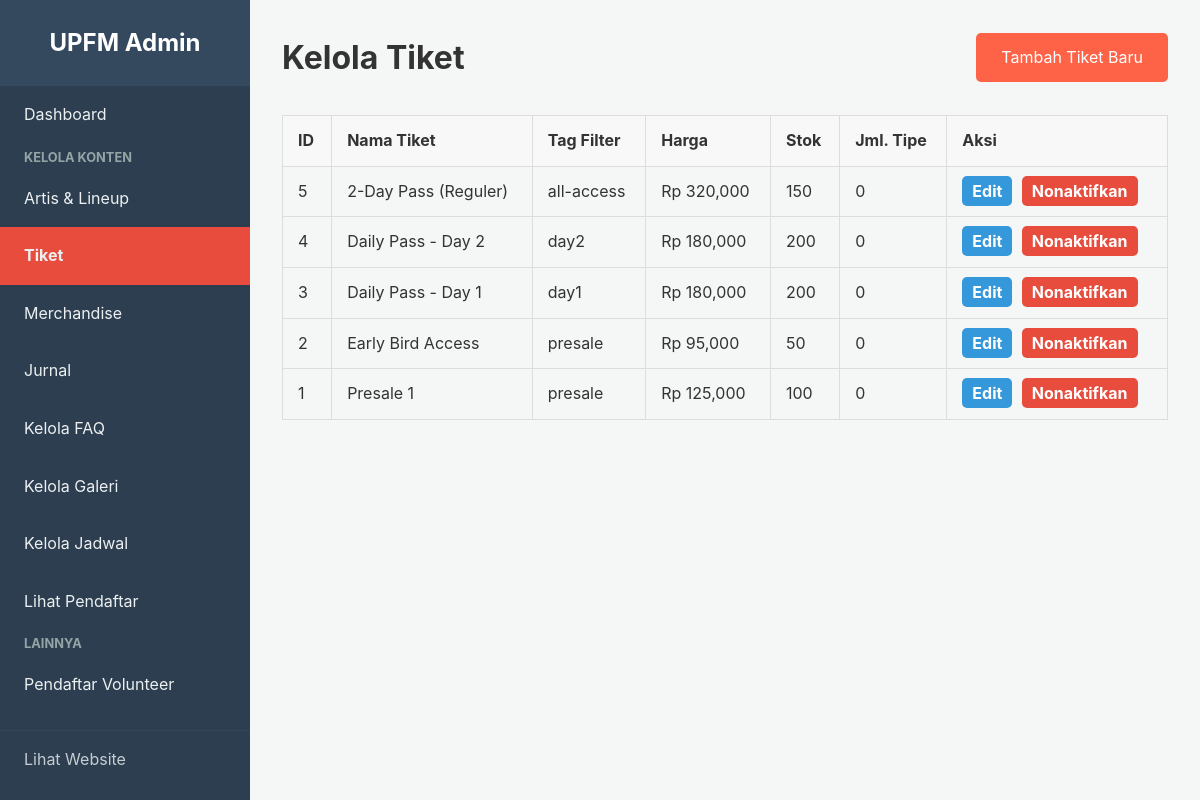
The page /admin/kelola_tiket.php (signed in) on the database its author committed.
### tables this page shows
CREATE TABLE `tickets` (
  `id` int(11) NOT NULL,
  `category_name` varchar(100) NOT NULL COMMENT 'Contoh: Presale 1, VIP, Daily Pass',
  `filter_tag` varchar(50) NOT NULL,
  `price` decimal(10,2) NOT NULL,
  `quantity_available` int(11) NOT NULL,
  `description` text DEFAULT NULL
);

### admin/kelola_tiket.php (the view, shortened to what this page needs)
<?php
require_once '../includes/db.php';
$sql = "SELECT t.*, COUNT(tt.id) AS type_count
        FROM tickets t
        LEFT JOIN ticket_types tt ON t.id = tt.ticket_id
        GROUP BY t.id
        ORDER BY t.id DESC";
$tickets = $conn->query($sql)->fetch_all(MYSQLI_ASSOC);
?>
<!DOCTYPE html>
<html lang="id">
<head>
    <link rel="stylesheet" href="../assets/css/style.css">
    <link rel="stylesheet" href="../assets/css/admin_styles.css">
</head>
<body>
<div class="admin-wrapper">
    <?php require_once '../includes/admin_sidebar.php'; ?>
    <div class="admin-main-content">
        <div class="admin-header">
            <h1 class="page-main-title">Kelola Tiket</h1>
            <a href="edit_tiket.php" class="btn-standard">Tambah Tiket Baru</a>
        </div>
        <table class="admin-table">
            <thead>
                <tr>
                    <th>ID</th>
                    <th>Nama Tiket</th>
                    <th>Tag Filter</th>
                    <th>Harga</th>
                    <th>Stok</th>
                    <th>Jml. Tipe</th> <th>Aksi</th>
                </tr>
            </thead>
           <tbody>
                <?php foreach ($tickets as $ticket): ?>
                    <tr>
                        <td><?php echo $ticket['id']; ?></td>
                        <td><?php echo htmlspecialchars($ticket['category_name']); ?></td>
                        <td><?php echo htmlspecialchars($ticket['filter_tag']); ?></td>
                        <td>Rp <?php echo number_format($ticket['price']); ?></td>
                        <td><?php echo $ticket['quantity_available'] > 0 ? $ticket['quantity_available'] : 'Habis'; ?></td>
                        <td><?php echo $ticket['type_count']; ?></td>
                        <td class="table-actions">
                            <a href="edit_tiket.php?id=<?php echo $ticket['id']; ?>" class="btn-edit">Edit</a>
                            <?php if ($ticket['quantity_available'] > 0): ?>
                                <a href="kelola_tiket.php?action=hapus&id=<?php echo $ticket['id']; ?>" class="btn-delete" onclick="return confirm('Anda yakin ingin menonaktifkan tiket ini (mengatur stok menjadi 0)?');">Nonaktifkan</a>
                            <?php endif; ?>
                        </td>
                    </tr>
                <?php endforeach; ?>
            </tbody>
        </table>
    </div>
</div>
</body>
</html>

### assets/css/style.css (style rules this page uses)
:root { --primary-color: #ff6347; --dark-color: #333; --light-gray: #f8f8f8; --placeholder-gray: #e9e9e9; --text-color: #555; }
body { font-family: -apple-system, BlinkMacSystemFont, "Segoe UI", Roboto, Helvetica, Arial, sans-serif; margin: 0; background: #fff; color: var(--dark-color); line-height: 1.6; }
h1, h2, h3 { font-weight: bold; }
a { color: var(--primary-color); text-decoration: none; }
.page-main-title { text-align: center; font-size: 2rem; margin-bottom: 0.5rem; }
.btn-standard { display: inline-block; padding: 12px 25px; background: var(--primary-color); color: white; border: none; border-radius: 5px; font-size: 1rem; cursor: pointer; text-align: center; transition: background-color 0.2s ease; }

### assets/css/admin_styles.css (style rules this page uses)
:root { --admin-bg: #f4f7f6; --sidebar-bg: #2c3e50; --sidebar-text: #ecf0f1; --sidebar-hover: #34495e; --sidebar-active: #e74c3c; --card-bg: #ffffff; --dark-color: #333; }
body { font-family: -apple-system, BlinkMacSystemFont, "Segoe UI", Roboto, Helvetica, Arial, sans-serif; margin: 0; background-color: var(--admin-bg); color: var(--dark-color); }
a { text-decoration: none; }
.admin-wrapper { display: flex; min-height: 100vh; }
.admin-main-content { flex-grow: 1; margin-left: 250px; padding: 2rem; }
.admin-header { display: flex; justify-content: space-between; align-items: center; margin-bottom: 2rem; }
.page-main-title { margin: 0; }
.admin-table { width: 100%; border-collapse: collapse; margin-bottom: 2rem; }
.admin-table th, .admin-table td { padding: 12px 15px; border: 1px solid #ddd; text-align: left; vertical-align: middle; }
.admin-table th { background-color: var(--light-gray); }
.table-actions a { text-decoration: none; font-weight: bold; padding: 5px 10px; border-radius: 5px; margin-right: 5px; }
.btn-edit { background-color: #3498db; color: white; }
.btn-delete { background-color: #e74c3c; color: white; }

### rows shown on the page
tickets: id "5", category_name "2-Day Pass (Reguler)", filter_tag "all-access", price "320,000", quantity_available "150", type_count "0"
tickets: id "4", category_name "Daily Pass - Day 2", filter_tag "day2", price "180,000", quantity_available "200", type_count "0"
tickets: id "3", category_name "Daily Pass - Day 1", filter_tag "day1", price "180,000", quantity_available "200", type_count "0"
tickets: id "2", category_name "Early Bird Access", filter_tag "presale", price "95,000", quantity_available "50", type_count "0"
tickets: id "1", category_name "Presale 1", filter_tag "presale", price "125,000", quantity_available "100", type_count "0"
